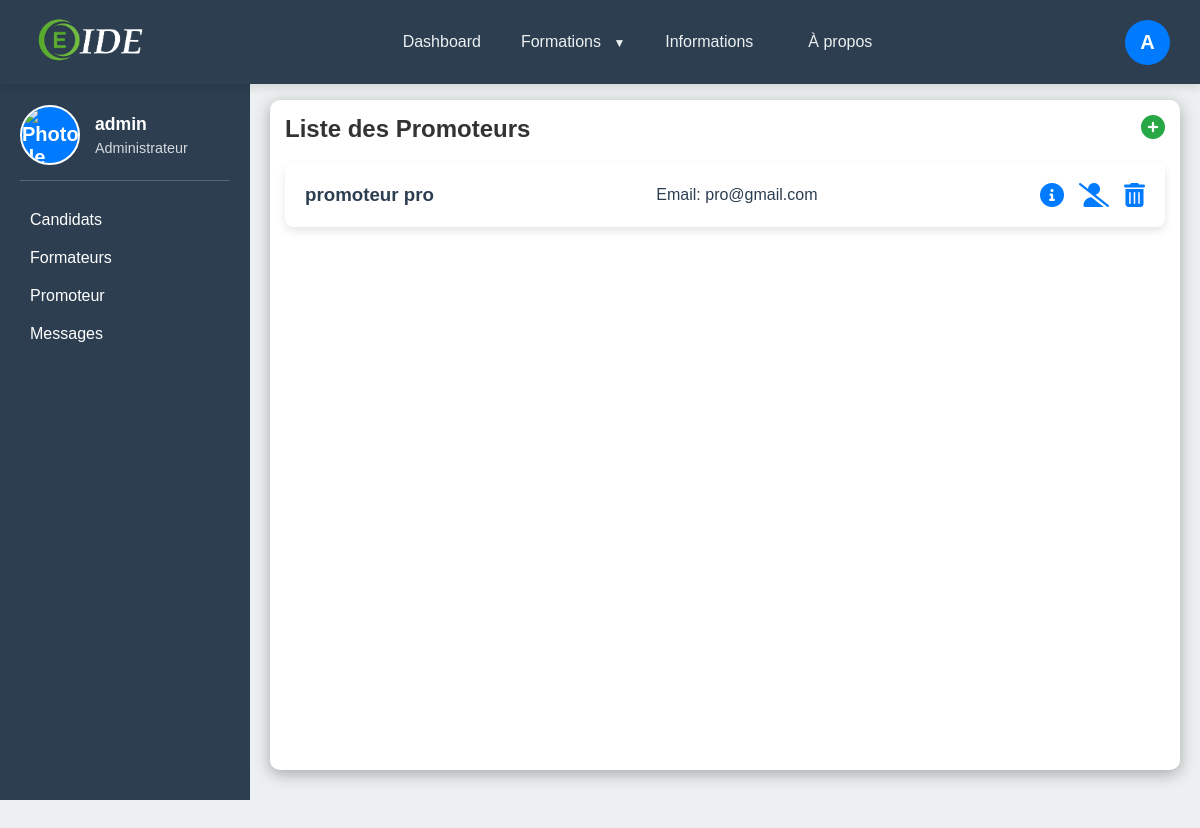
Page /pide/dashboard/ (signed in) on the earlier database version.
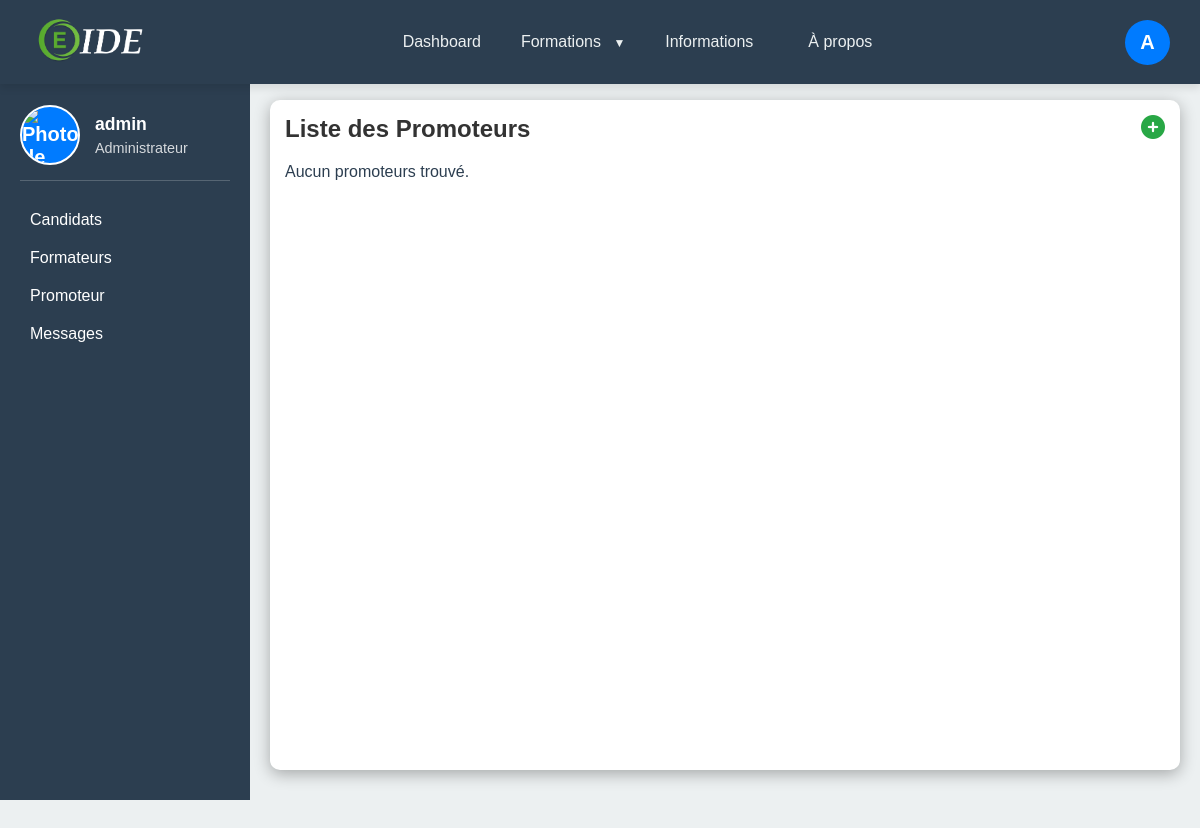
Same page on the later database version.
### pide/models.py (models this page shows, shortened)
class Utilisateur(AbstractUser):
    ROLES = [
        ('admin', 'Administrateur'),
        ('promoteur', 'Promoteur'),
        ('formateur', 'Formateur'),
        ('candidat', 'Candidat'),
    ]
    role = models.CharField(max_length=20, choices=ROLES, default='candidat')
    is_active = models.BooleanField(default=True)
    formations = models.ManyToManyField('Formation', blank=True, related_name='formateurs')

### pide/views.py (the view, shortened to what this page needs)
# urls.py: path('dashboard/', views.dashboard, name='dashboard'),
@login_required(login_url="/connexion/")
@user_passes_test(isAdministration, login_url="/index/")
def dashboard(request):
    promoteur_form = PromoteurForm(request.POST or None)
    formateur_form = FormateurForm(request.POST or None)
    formation_form = FormationForm(request.POST or None)
    examen_form = ExamenForm(request.POST or None)
    candidats, formateurs, promoteurs, examens = [], [], [], []
    if isFor(request.user) or isPro(request.user) or isAdmin(request.user):
        candidats = Utilisateur.objects.filter(role='candidat')
        examens = get_examens_utilisateur(request.user)
    if isPro(request.user) or isAdmin(request.user):
        formateurs = Utilisateur.objects.filter(role="formateur")
    if isAdmin(request.user):
        promoteurs = Utilisateur.objects.filter(role="promoteur")
    context = {
        'promoteur_form': promoteur_form,
        'formateur_form': formateur_form,
        'formation_form': formation_form,
        'examen_form': examen_form,
        'formations': Formation.objects.all(),
        'candidats': candidats,
        'formateurs': formateurs,
        'promoteurs': promoteurs,
        'examens': examens,
        'role': get_user_role_context(request.user)
    }
    return render(request, 'dashboard.html', context)

### pide/models.py (called while the page is built)
    def __str__(self):
        return self.titre

### pide/views.py (called while the page is built)
def isAdministration(user):
    return user.role in ['admin', 'promoteur', 'formateur']

def isAdmin(user):
    return user.role == 'admin'

def isPro(user):
    return user.role == 'promoteur'

def isFor(user):
    return user.role == 'formateur'

def get_examens_utilisateur(utilisateur):
    formations = utilisateur.formations.all()
    examens = Examen.objects.filter(formation__in=formations)
    return examens

def get_user_role_context(user):
    if user.role == 'admin':
        return 3  # Rôle 3 : Administrateur
    elif user.role == 'promoteur':
        return 2  # Rôle 2 : Promoteur
    elif user.role == 'formateur':
        return 1  # Rôle 1 : Formateur
    else:
        return 0  # Rôle 0 : Autres utilisateurs non autorisés

### pide/templates/dashboard.html (shortened to what this page needs)
{% load static %}
<!DOCTYPE html>
<html lang="fr">
<head>
    <link rel="stylesheet" href="{% static 'css/dash.css' %}">
    <link rel="stylesheet" href="https://cdnjs.cloudflare.com/ajax/libs/font-awesome/6.0.0-beta3/css/all.min.css">
</head>
<body>
    <header>
        <nav>
            <a href="#">
                <img src="{% static 'images/logo.png' %}" alt="Logo Prépa Concours IDE" style="max-width: 120px;">
            </a>
            <div class="menu">
                <ul>
                    <li><a href="">Dashboard</a></li>
                    <li class="has-submenu">Formations
                    </li>
                    <li><a href="{% url 'informations' %}">Informations</a></li>
                    <li><a href="#">À propos</a></li>
                </ul>
            </div>
            <div class="compte">
                {% if user.is_authenticated %}
                    <div class="user-avatar" onclick="toggleModal()">
                        {{ user.username|slice:":1" | upper }}
                    </div>
                {% endif %}
            </div>
        </nav>
    </header>
    <div class="container">
        <aside class="sidebar">
            <ul>
                <div class="user-info">
                    <img src="{% static 'images/user.png' %}" alt="Photo de profil" class="user-avatar" />
                    <div class="user-details">
                        <strong>{{ user.username }}</strong>
                        {% if role == 1%}
                            <p>Formateur</p>
                        {% elif role == 2%}
                            <p>Promoteur</p>
                        {% elif role == 3%}
                            <p>Administrateur</p>
                        {% endif %}
                    </div>
                </div>
                {% if role == 1 %}
                    <li onclick="showSection('Candidats')">Candidats</li>
                    <li onclick="showSection('Examens')">Examens</li>
                {% elif role == 2 %}
                    <li onclick="showSection('Formateurs')">Formateurs</li>
                    <li onclick="showSection('Formations')">Formations</li>
                    <li onclick="showSection('Paiements')">Paiements</li>
                {% elif role == 3 %}
                    <li onclick="showSection('Candidats')">Candidats</li>
                    <li onclick="showSection('Formateurs')">Formateurs</li>
                    <li onclick="showSection('Promoteur')">Promoteur</li>
                {% endif %}
                <li onclick="showSection('')">Messages</li>
            </ul>
        </aside>
        <main id="main-content">
             <div class="Promoteur section">
                <h2>
                    Liste des Promoteurs
                    <i class="fas fa-plus-circle add-icon" title="Ajouter un promoteur" onclick="openModal('promoteur-modal')"></i>
                </h2>
                <div class="card-grid">
                    {% if promoteurs %}
                        {% for promoteurs in promoteurs %}
                            <div class="card">
                                <h3>{{ promoteurs.first_name }} {{ promoteurs.last_name }}</h3>
                                <p>Email: {{ promoteurs.email }}</p>
                                <div class="card-actions">
                                    <i class="fas fa-info-circle" title="Informations"></i>
                                    <i class="fas fa-user-slash" title="Suspendre"></i>
                                    <i class="fas fa-trash-alt" title="Supprimer"></i>
                                </div>
                            </div>
                        {% endfor %}
                    {% else %}
                        <p>Aucun promoteurs trouvé.</p>
                    {% endif %}
                </div>
            </div>
        </main>
    </div>
</body>
</html>

### pide/static/css/dash.css (style rules this page uses)
:root { --primary-color: #3498db; --secondary-color: #e74c3c; --accent-color: #2ecc71; --background-color: #f4f4f4; }
* { margin: 0; padding: 0; box-sizing: border-box; font-family: 'Poppins', sans-serif; text-decoration: none; color: inherit; }
body { margin: 0; font-family: Arial, sans-serif; background-color: #ecf0f1; height: 100vh; overflow: hidden; }
header { background-color: #2c3e50; padding: 15px 30px; display: flex; justify-content: space-between; align-items: center; position: fixed; width: 100%; top: 0; z-index: 1000; box-shadow: 0 4px 8px rgba(0, 0, 0, 0.1); }
nav { display: flex; align-items: center; justify-content: space-between; width: 100%; }
nav img { height: 50px; }
.menu ul { list-style: none; display: flex; gap: 25px; margin-left: auto; position: relative; }
.menu ul li { position: relative; cursor: pointer; font-weight: 500; color: #ecf0f1; transition: color 0.3s; }
.menu ul li a { color: inherit; padding: 10px 15px; border-radius: 4px; transition: background-color 0.3s, color 0.3s; }
.menu ul li.has-submenu::after { content: '▼'; font-size: 12px; margin-left: 8px; transition: transform 0.3s; }
.compte { display: flex; gap: 15px; }
.user-avatar { background-color: #007bff; color: white; font-weight: bold; width: 45px; height: 45px; display: flex; justify-content: center; align-items: center; border-radius: 50%; font-size: 20px; cursor: pointer; user-select: none; transition: background-color 0.3s; }
.container { display: flex; height: calc(100vh - 70px); margin-top: 70px; }
.sidebar { background-color: #2c3e50; width: 250px; padding: 20px; color: white; z-index: 100; }
.user-info { display: flex; align-items: center; padding: 15px 0; margin-bottom: 20px; border-bottom: 1px solid rgba(255, 255, 255, 0.2); }
.sidebar .user-avatar { width: 60px; height: 60px; border-radius: 50%; margin-right: 15px; border: 2px solid white; object-fit: cover; }
.user-details { color: white; }
.user-details strong { display: block; font-size: 1.1rem; }
.user-details p { margin: 5px 0 0; font-size: 0.9rem; opacity: 0.8; }
.sidebar ul { list-style-type: none; padding: 0; }
.sidebar li { color: white; cursor: pointer; padding: 10px; border-radius: 5px; transition: background-color 0.3s; }
main { flex-grow: 1; padding: 20px; background-color: #ecf0f1; display: flex; flex-direction: column; align-items: center; justify-content: center; overflow-y: auto; }
.section { display: flex; flex-direction: column; justify-content: center; align-items: center; width: 100%; height: 100%; background-color: white; padding: 15px; border-radius: 10px; box-shadow: 0 4px 16px rgba(0, 0, 0, 0.3); color: #2c3e50; margin: 10px 0; }
h2 { display: flex; justify-content: space-between; margin-bottom: 20px; }
.card-grid { display: grid; grid-template-columns: repeat(auto-fit, minmax(300px, 1fr)); gap: 20px; width: 100%; box-sizing: border-box; }
.add-icon { cursor: pointer; font-size: 1.5rem; color: #28a745; transition: color 0.3s; }
h2 { color: #333; text-align: center; }

Differences in the rows shown:
removed Utilisateur: first_name "promoteur", last_name "pro", email "pro@gmail.com"
Other differences:
text now shown: "Aucun promoteurs trouvé."
